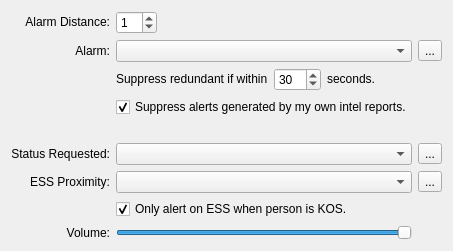
     <widget class="QWidget" name="alerts_tab">
      <attribute name="title">
       <string>Alerts</string>
      </attribute>
      <layout class="QGridLayout" name="gridLayout_4">
       <item row="0" column="0">
        <widget class="QLabel" name="label">
         <property name="sizePolicy">
          <sizepolicy hsizetype="Preferred" vsizetype="Fixed">
           <horstretch>0</horstretch>
           <verstretch>0</verstretch>
          </sizepolicy>
         </property>
         <property name="text">
          <string>Alarm Distance:</string>
         </property>
         <property name="alignment">
          <set>Qt::AlignRight|Qt::AlignTrailing|Qt::AlignVCenter</set>
         </property>
        </widget>
       </item>
       <item row="0" column="1">
        <widget class="QSpinBox" name="distanceSpinBox">
         <property name="sizePolicy">
          <sizepolicy hsizetype="Fixed" vsizetype="Fixed">
           <horstretch>0</horstretch>
           <verstretch>0</verstretch>
          </sizepolicy>
         </property>
         <property name="value">
          <number>1</number>
         </property>
        </widget>
       </item>
       <item row="1" column="0">
        <widget class="QLabel" name="label_2">
         <property name="sizePolicy">
          <sizepolicy hsizetype="Preferred" vsizetype="Preferred">
           <horstretch>0</horstretch>
           <verstretch>0</verstretch>
          </sizepolicy>
         </property>
         <property name="text">
          <string>Alarm:</string>
         </property>
         <property name="alignment">
          <set>Qt::AlignRight|Qt::AlignTrailing|Qt::AlignVCenter</set>
         </property>
        </widget>
       </item>
       <item row="1" column="1">
        <widget class="QComboBox" name="alarmCombo">
         <property name="sizePolicy">
          <sizepolicy hsizetype="Preferred" vsizetype="Fixed">
           <horstretch>1</horstretch>
           <verstretch>0</verstretch>
          </sizepolicy>
         </property>
        </widget>
       </item>
       <item row="1" column="2">
        <widget class="QToolButton" name="alarmTestButton">
         <property name="text">
          <string>...</string>
         </property>
         <property name="icon">
          <iconset resource="resources.qrc">
           <normaloff>:/graphics/volume-icon.png</normaloff>:/graphics/volume-icon.png</iconset>
         </property>
        </widget>
       </item>
       <item row="2" column="1">
        <layout class="QGridLayout" name="gridLayout_7">
         <item row="0" column="0">
          <widget class="QLabel" name="label_26">
           <property name="sizePolicy">
            <sizepolicy hsizetype="Preferred" vsizetype="Fixed">
             <horstretch>0</horstretch>
             <verstretch>0</verstretch>
            </sizepolicy>
           </property>
           <property name="text">
            <string>Suppress redundant if within</string>
           </property>
          </widget>
         </item>
         <item row="0" column="1">
          <widget class="QSpinBox" name="redundantSpinBox">
           <property name="sizePolicy">
            <sizepolicy hsizetype="Fixed" vsizetype="Fixed">
             <horstretch>1</horstretch>
             <verstretch>0</verstretch>
            </sizepolicy>
           </property>
           <property name="maximum">
            <number>300</number>
           </property>
           <property name="value">
            <number>30</number>
           </property>
          </widget>
         </item>
         <item row="0" column="2">
          <widget class="QLabel" name="label_27">
           <property name="sizePolicy">
            <sizepolicy hsizetype="Preferred" vsizetype="Fixed">
             <horstretch>2</horstretch>
             <verstretch>0</verstretch>
            </sizepolicy>
           </property>
           <property name="text">
            <string>seconds.</string>
           </property>
          </widget>
         </item>
        </layout>
       </item>
       <item row="3" column="1">
        <widget class="QCheckBox" name="selfSuppressCheck">
         <property name="sizePolicy">
          <sizepolicy hsizetype="Fixed" vsizetype="Preferred">
           <horstretch>0</horstretch>
           <verstretch>0</verstretch>
          </sizepolicy>
         </property>
         <property name="text">
          <string>Suppress alerts generated by my own intel reports.</string>
         </property>
         <property name="checked">
          <bool>true</bool>
         </property>
        </widget>
       </item>
       <item row="4" column="1">
        <spacer name="verticalSpacer_2">
         <property name="orientation">
          <enum>Qt::Vertical</enum>
         </property>
         <property name="sizeHint" stdset="0">
          <size>
           <width>20</width>
           <height>20</height>
          </size>
         </property>
        </spacer>
       </item>
       <item row="5" column="0">
        <widget class="QLabel" name="label_3">
         <property name="sizePolicy">
          <sizepolicy hsizetype="Preferred" vsizetype="Preferred">
           <horstretch>0</horstretch>
           <verstretch>0</verstretch>
          </sizepolicy>
         </property>
         <property name="text">
          <string>Status Requested:</string>
         </property>
         <property name="alignment">
          <set>Qt::AlignRight|Qt::AlignTrailing|Qt::AlignVCenter</set>
         </property>
        </widget>
       </item>
       <item row="5" column="1">
        <widget class="QComboBox" name="statusCombo">
         <property name="sizePolicy">
          <sizepolicy hsizetype="Preferred" vsizetype="Fixed">
           <horstretch>1</horstretch>
           <verstretch>0</verstretch>
          </sizepolicy>
         </property>
        </widget>
       </item>
       <item row="5" column="2">
        <widget class="QToolButton" name="statusTestButton">
         <property name="text">
          <string>...</string>
         </property>
         <property name="icon">
          <iconset resource="resources.qrc">
           <normaloff>:/graphics/volume-icon.png</normaloff>:/graphics/volume-icon.png</iconset>
         </property>
        </widget>
       </item>
       <item row="6" column="0">
        <widget class="QLabel" name="label_14">
         <property name="sizePolicy">
          <sizepolicy hsizetype="Preferred" vsizetype="Preferred">
           <horstretch>0</horstretch>
           <verstretch>0</verstretch>
          </sizepolicy>
         </property>
         <property name="text">
          <string>ESS Proximity:</string>
         </property>
         <property name="alignment">
          <set>Qt::AlignRight|Qt::AlignTrailing|Qt::AlignVCenter</set>
         </property>
        </widget>
       </item>
       <item row="6" column="1">
        <widget class="QComboBox" name="essCombo">
         <property name="sizePolicy">
          <sizepolicy hsizetype="Preferred" vsizetype="Fixed">
           <horstretch>1</horstretch>
           <verstretch>0</verstretch>
          </sizepolicy>
         </property>
        </widget>
       </item>
       <item row="6" column="2">
        <widget class="QToolButton" name="essTestButton">
         <property name="text">
          <string>...</string>
         </property>
         <property name="icon">
          <iconset resource="resources.qrc">
           <normaloff>:/graphics/volume-icon.png</normaloff>:/graphics/volume-icon.png</iconset>
         </property>
        </widget>
       </item>
       <item row="7" column="1">
        <widget class="QCheckBox" name="essBox">
         <property name="text">
          <string>Only alert on ESS when person is KOS.</string>
         </property>
         <property name="checked">
          <bool>true</bool>
         </property>
        </widget>
       </item>
       <item row="8" column="0">
        <widget class="QLabel" name="label_4">
         <property name="text">
          <string>Volume:</string>
         </property>
         <property name="alignment">
          <set>Qt::AlignRight|Qt::AlignTrailing|Qt::AlignVCenter</set>
         </property>
        </widget>
       </item>
       <item row="8" column="1">
        <widget class="QSlider" name="volume">
         <property name="maximum">
          <number>100</number>
         </property>
         <property name="value">
          <number>100</number>
         </property>
         <property name="orientation">
          <enum>Qt::Horizontal</enum>
         </property>
        </widget>
       </item>
      </layout>
     </widget>
